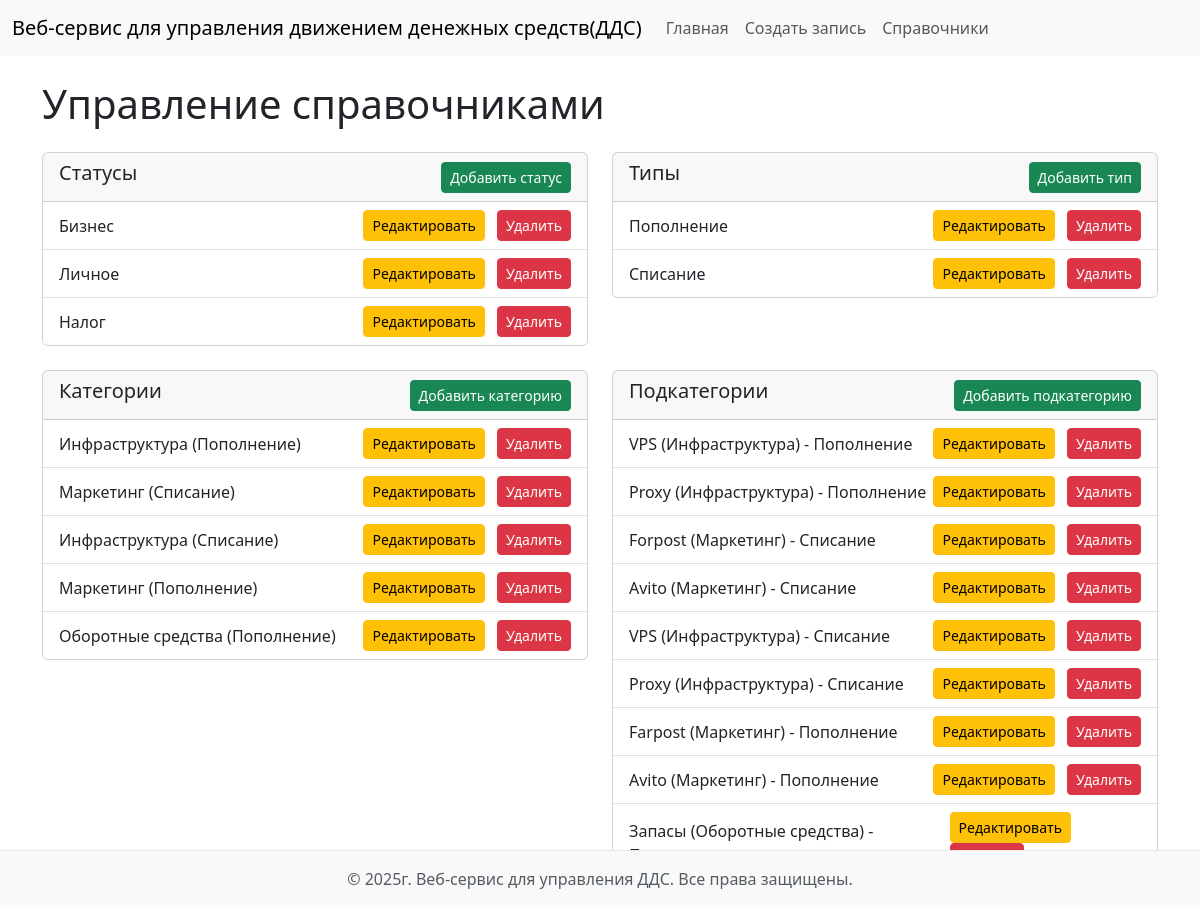
The page /dictionaries/ on the database its author committed.
### dds/models.py (models this page shows, shortened)
class Status(models.Model):
    name = models.CharField(max_length=100, unique=True, verbose_name="Статус")
    class Meta:
        verbose_name = "Статус"
        verbose_name_plural = "Статусы"

class FlowType(models.Model):
    name = models.CharField(max_length=100, unique=True, verbose_name="Тип")
    class Meta:
        verbose_name = "Тип"
        verbose_name_plural = "Типы"

class Category(models.Model):
    name = models.CharField(max_length=100, verbose_name="Категория")
    flow_type = models.ForeignKey(FlowType, on_delete=models.CASCADE, related_name='categories', verbose_name="Тип потока", null=True, blank=True)
    class Meta:
        verbose_name = "Категория"
        verbose_name_plural = "Категории"
        unique_together = ('name', 'flow_type')  # Позволяет иметь одинаковые категории с разными потоками

class SubCategory(models.Model):
    name = models.CharField(max_length=100, verbose_name="Подкатегория")
    category = models.ForeignKey(Category, on_delete=models.CASCADE, related_name='subcategories', verbose_name="Категория")
    class Meta:
        verbose_name = "Подкатегория"
        verbose_name_plural = "Подкатегории"
        unique_together = ('name', 'category') # Позволяет иметь одинаковые подкатегории с разными категориями

### dds/views.py (the view)
# urls.py: path('dictionaries/', views.dictionary_management, name='dictionary_management'),
def dictionary_management(request):
    statuses = Status.objects.all()
    flow_types = FlowType.objects.all()
    categories = Category.objects.all()
    subcategories = SubCategory.objects.all()
    return render(request, 'dds/dictionary_management.html', {
        'statuses': statuses,
        'flow_types': flow_types,
        'categories': categories,
        'subcategories': subcategories
    })

### templates/dds/dictionary_management.html (shortened to what this page needs)
{% extends 'base.html' %}
{% block content %}
<h1 class="mb-4">Управление справочниками</h1>
<div class="row">
    <div class="col-md-6 mb-4">
        <div class="card">
            <div class="card-header d-flex justify-content-between align-items-center">
                <h5>Статусы</h5>
                <a href="{% url 'status_create' %}" class="btn btn-success btn-sm">Добавить статус</a>
            </div>
            <ul class="list-group list-group-flush">
                {% for status in statuses %}
                    <li class="list-group-item d-flex justify-content-between align-items-center">
                        {{ status.name }}
                        <span>
                            <a href="{% url 'status_edit' status.pk %}" class="btn btn-sm btn-warning me-2">Редактировать</a>
                            <a href="{% url 'status_delete' status.pk %}" class="btn btn-sm btn-danger">Удалить</a>
                        </span>
                    </li>
                {% empty %}
                    <li class="list-group-item text-center">Статусы не найдены.</li>
                {% endfor %}
            </ul>
        </div>
    </div>
    <div class="col-md-6 mb-4">
        <div class="card">
            <div class="card-header d-flex justify-content-between align-items-center">
                <h5>Типы</h5>
                <a href="{% url 'flow_type_create' %}" class="btn btn-success btn-sm">Добавить тип</a>
            </div>
            <ul class="list-group list-group-flush">
                {% for type in flow_types %}
                    <li class="list-group-item d-flex justify-content-between align-items-center">
                        {{ type.name }}
                        <span>
                            <a href="{% url 'flow_type_edit' type.pk %}" class="btn btn-sm btn-warning me-2">Редактировать</a>
                            <a href="{% url 'flow_type_delete' type.pk %}" class="btn btn-sm btn-danger">Удалить</a>
                        </span>
                    </li>
                {% empty %}
                    <li class="list-group-item text-center">Типы не найдены.</li>
                {% endfor %}
            </ul>
        </div>
    </div>
    <div class="col-md-6 mb-4">
        <div class="card">
            <div class="card-header d-flex justify-content-between align-items-center">
                <h5>Категории</h5>
                <a href="{% url 'category_create' %}" class="btn btn-success btn-sm">Добавить категорию</a>
            </div>
            <ul class="list-group list-group-flush">
                {% for category in categories %}
                    <li class="list-group-item d-flex justify-content-between align-items-center">
                        {{ category.name }} ({{ category.flow_type.name }})
                        <span>
                            <a href="{% url 'category_edit' category.pk %}" class="btn btn-sm btn-warning me-2">Редактировать</a>
                            <a href="{% url 'category_delete' category.pk %}" class="btn btn-sm btn-danger">Удалить</a>
                        </span>
                    </li>
                {% empty %}
                    <li class="list-group-item text-center">Категории не найдены.</li>
                {% endfor %}
            </ul>
        </div>
    </div>
    <div class="col-md-6 mb-4">
        <div class="card">
            <div class="card-header d-flex justify-content-between align-items-center">
                <h5>Подкатегории</h5>
                <a href="{% url 'subcategory_create' %}" class="btn btn-success btn-sm">Добавить подкатегорию</a>
            </div>
            <ul class="list-group list-group-flush">
                {% for subcategory in subcategories %}
                    <li class="list-group-item d-flex justify-content-between align-items-center">
                        {{ subcategory.name }} ({{ subcategory.category.name }}) - {{ subcategory.category.flow_type.name }}
                        <span>
                            <a href="{% url 'subcategory_edit' subcategory.pk %}" class="btn btn-sm btn-warning me-2">Редактировать</a>
                            <a href="{% url 'subcategory_delete' subcategory.pk %}" class="btn btn-sm btn-danger">Удалить</a>
                        </span>
                    </li>
                {% empty %}
                    <li class="list-group-item text-center">Подкатегории не найдены.</li>
                {% endfor %}
            </ul>
        </div>
    </div>
</div>
{% endblock %}

### rows shown on the page
Status: name "Бизнес"
Status: name "Личное"
Status: name "Налог"
FlowType: name "Пополнение"
FlowType: name "Списание"
Category: name "Инфраструктура", flow_type.name "Пополнение"
Category: name "Маркетинг", flow_type.name "Списание"
Category: name "Инфраструктура", flow_type.name "Списание"
Category: name "Маркетинг", flow_type.name "Пополнение"
Category: name "Оборотные средства", flow_type.name "Пополнение"
SubCategory: name "VPS", category.name "Инфраструктура", category.flow_type.name "Пополнение"
SubCategory: name "Proxy", category.name "Инфраструктура", category.flow_type.name "Пополнение"
SubCategory: name "Forpost", category.name "Маркетинг", category.flow_type.name "Списание"
SubCategory: name "Avito", category.name "Маркетинг", category.flow_type.name "Списание"
SubCategory: name "VPS", category.name "Инфраструктура", category.flow_type.name "Списание"
SubCategory: name "Proxy", category.name "Инфраструктура", category.flow_type.name "Списание"
SubCategory: name "Farpost", category.name "Маркетинг", category.flow_type.name "Пополнение"
SubCategory: name "Avito", category.name "Маркетинг", category.flow_type.name "Пополнение"
SubCategory: name "Запасы", category.name "Оборотные средства"
